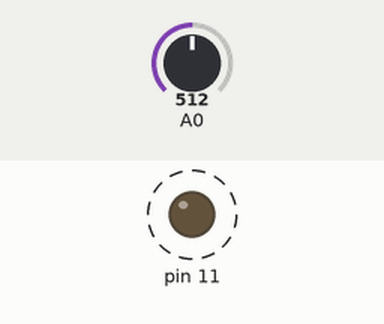
Simulated run of this sketch. Board: Arduino Uno, built with avr-gcc and run on an emulated ATmega328P. Parts: output pins drawn as LEDs (lit = HIGH). Dashed ring = blinking. The inputs (shaded band) are chosen by the test bench; at power-on: A0 = 512.

Above: at 1.8 s.
1.9 s: A0 set to 0
At 2.9 s:
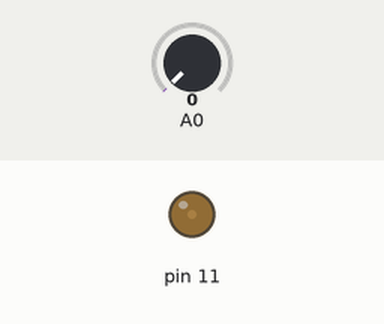
3.6 s: A0 set to 122
At 3.9 s:
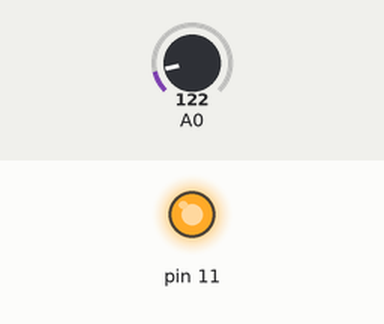
Timing chart, 0 to 13.1 s (numbered marks = the images above; inputs shaded):
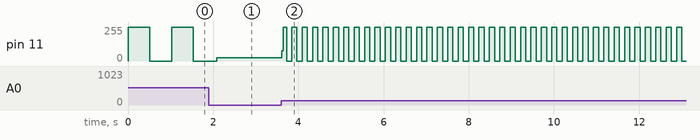

The sketch:

sketch_jul20a.ino
```cpp
int n, m;
void setup() {
  // put your setup code here, to run once:
  pinMode(A0, INPUT);
  pinMode(11, OUTPUT);
}

void loop() {
  // put your main code here, to run repeatedly:
  n = analogRead(A0);
  analogWrite(11, 255);
  delay(n);
  analogWrite(11, 0);
  delay(n);
}
```

Measured:
- after the input at 3.6 s, pin 11: 26/255 → 76/255 at once, then moves between 0/255 and 255/255, repeating every 0.24 s
- by itself, pin 11: alternates 255/255 for 0.51 s and 0/255 for 0.51 s
